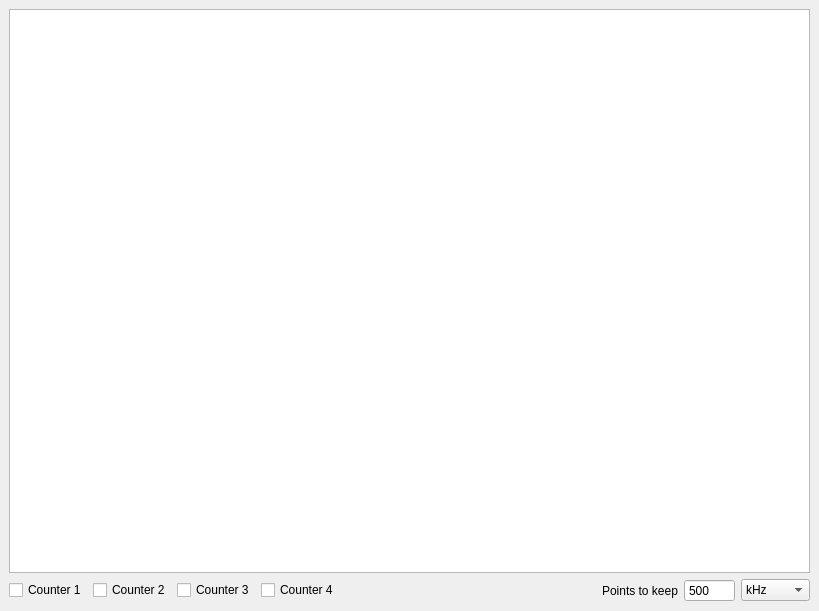
<?xml version="1.0" encoding="UTF-8"?>
<ui version="4.0">
 <class>MainWindow</class>
 <widget class="QMainWindow" name="MainWindow">
  <property name="geometry">
   <rect>
    <x>0</x>
    <y>0</y>
    <width>819</width>
    <height>611</height>
   </rect>
  </property>
  <property name="windowTitle">
   <string>Simple Counters</string>
  </property>
  <widget class="QWidget" name="centralwidget">
   <layout class="QVBoxLayout" name="verticalLayout">
    <item>
     <widget class="PlotWidget" name="plotview"/>
    </item>
    <item>
     <layout class="QHBoxLayout" name="horizontalLayout">
      <item>
       <widget class="QCheckBox" name="counter_enable_box_1">
        <property name="text">
         <string>Counter 1</string>
        </property>
       </widget>
      </item>
      <item>
       <widget class="QCheckBox" name="counter_enable_box_2">
        <property name="text">
         <string>Counter 2</string>
        </property>
       </widget>
      </item>
      <item>
       <widget class="QCheckBox" name="counter_enable_box_3">
        <property name="text">
         <string>Counter 3</string>
        </property>
       </widget>
      </item>
      <item>
       <widget class="QCheckBox" name="counter_enable_box_4">
        <property name="text">
         <string>Counter 4</string>
        </property>
       </widget>
      </item>
      <item>
       <spacer name="horizontalSpacer">
        <property name="orientation">
         <enum>Qt::Horizontal</enum>
        </property>
        <property name="sizeHint" stdset="0">
         <size>
          <width>40</width>
          <height>20</height>
         </size>
        </property>
       </spacer>
      </item>
      <item>
       <widget class="QLabel" name="label_2">
        <property name="text">
         <string>Points to keep</string>
        </property>
       </widget>
      </item>
      <item>
       <widget class="QSpinBox" name="remember_points_box">
        <property name="buttonSymbols">
         <enum>QAbstractSpinBox::NoButtons</enum>
        </property>
        <property name="minimum">
         <number>10</number>
        </property>
        <property name="maximum">
         <number>100000</number>
        </property>
        <property name="value">
         <number>500</number>
        </property>
       </widget>
      </item>
      <item>
       <widget class="QComboBox" name="DisplayUnit">
        <property name="currentIndex">
         <number>1</number>
        </property>
        <item>
         <property name="text">
          <string>Hz</string>
         </property>
        </item>
        <item>
         <property name="text">
          <string>kHz</string>
         </property>
        </item>
        <item>
         <property name="text">
          <string>MHz</string>
         </property>
        </item>
        <item>
         <property name="text">
          <string>Counts</string>
         </property>
        </item>
       </widget>
      </item>
     </layout>
    </item>
   </layout>
  </widget>
 </widget>
 <customwidgets>
  <customwidget>
   <class>PlotWidget</class>
   <extends>QGraphicsView</extends>
   <header>pyqtgraph</header>
  </customwidget>
 </customwidgets>
 <resources/>
 <connections/>
</ui>
